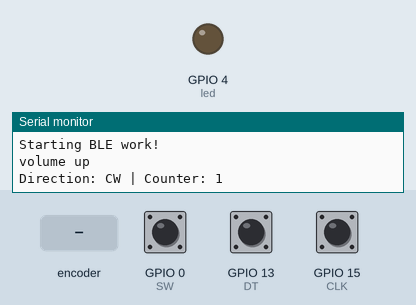
Simulated run of this sketch. Board: ESP32. Parts: output pins drawn as LEDs (lit = HIGH), the last lines printed to the serial monitor. Dashed ring = blinking. The inputs (shaded band) are chosen by the test bench; at power-on: GPIO 0 (SW) HIGH, GPIO 13 (DT) HIGH, GPIO 15 (CLK) HIGH. USB keyboard and mouse output is not drawn.

Above: at 1.2 s.
1.3 s: rotary encoder on GPIO 15 (CLK) / GPIO 13 (DT) turned 3 steps (first pin leading)
At 1.56 s:
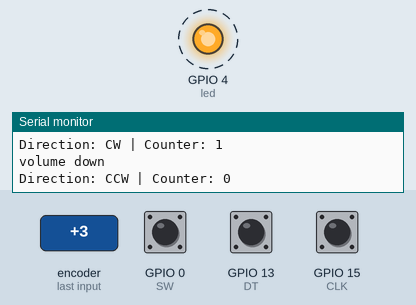
3.4 s: GPIO 0 (SW) pulled LOW for 0.15 s
At 4.5 s:
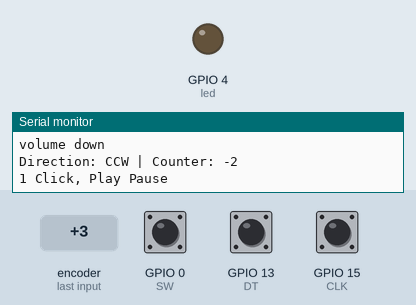
5.5 s: GPIO 0 (SW) pulsed LOW 2 times (0.12 s each, 0.3 s apart)
At 7.0 s:
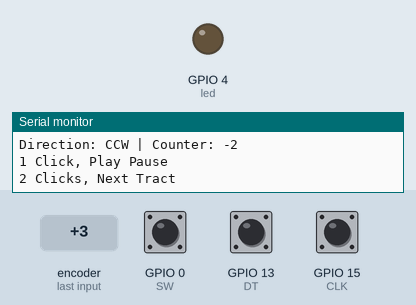
Timing chart, 0 to 8.5 s (numbered marks = the images above; inputs shaded):
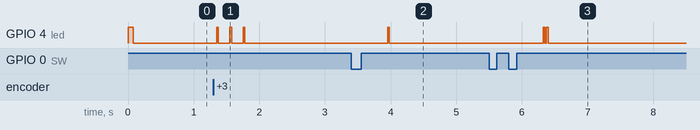

Measured:
- after the input at 1.3 s, GPIO 4 (led): alternates HIGH for 0.03 s and LOW for 0.18 s, 6 changes in all, then stays LOW, starting after 0.05 s
- after the input at 3.4 s, GPIO 4 (led): LOW → HIGH after 0.55 s, → LOW 0.03 s later
- after the input at 5.5 s, GPIO 4 (led): alternates HIGH for 0.03 s and LOW for 0.03 s, 4 changes in all, then stays LOW, starting after 0.82 s

The sketch:

bluetooth_media_control_with_rotary.ino
```cpp
#include <BleKeyboard.h>
#include "ClickButton.h"

#define CLK 15
#define DT 13
#define SW 0
#define btn 2
#define led 4

int counter = 0;
int currentStateCLK;
int lastStateCLK;
String currentDir = "";
unsigned long lastButtonPress = 0;

BleKeyboard bleKeyboard("Shifter Pro", "Kaname", 69);
ClickButton rotaryBtn(SW, LOW, CLICKBTN_PULLUP);

void setup() {
  Serial.begin(115200);
  pinMode(CLK, INPUT);
  pinMode(DT, INPUT);
  pinMode(SW, INPUT_PULLUP);
  pinMode(led, OUTPUT);
  //  pinMode(btn, INPUT_PULLUP);
  //  lastStateCLK = digitalRead(CLK);
  rotaryBtn.debounceTime   = 20;
  rotaryBtn.multiclickTime = 400;
  rotaryBtn.longClickTime  = 1000;
  Serial.println("Starting BLE work!");
  digitalWrite(led, HIGH);
  delay(50);
  digitalWrite(led, LOW);
  bleKeyboard.begin();
}

void loop() {

  if (bleKeyboard.isConnected()) {
    rotaryBtn.Update();
    rotaryEncoder(1);
  }
}

void rotaryEncoder(int debugEn) {
  currentStateCLK = digitalRead(CLK);
  if (currentStateCLK != lastStateCLK  && currentStateCLK == 1) {
    if (digitalRead(DT) != currentStateCLK) {
      bleKeyboard.write(KEY_MEDIA_VOLUME_DOWN);
      blinkOnce();
      Serial.println("volume down");
      counter --;
      currentDir = "CCW";

    } else {
      bleKeyboard.write(KEY_MEDIA_VOLUME_UP);
      blinkOnce();
      Serial.println("volume up");
      counter ++;
      currentDir = "CW";
    }
    if (debugEn == 1) {
      Serial.print("Direction: ");
      Serial.print(currentDir);
      Serial.print(" | Counter: ");
      Serial.println(counter);
    }
  }
  lastStateCLK = currentStateCLK;

  if (rotaryBtn.clicks != 0) {
    if (rotaryBtn.clicks == 1) {
      bleKeyboard.write(KEY_MEDIA_PLAY_PAUSE);
      blinkOnce();
      Serial.println("1 Click, Play Pause");
    }
    if (rotaryBtn.clicks == 2) {
      bleKeyboard.write(KEY_MEDIA_NEXT_TRACK);
      blinkOnce();
      blinkOnce();
      Serial.println("2 Clicks, Next Tract");
    }
    if (rotaryBtn.clicks == 3) {
      bleKeyboard.write(KEY_MEDIA_PREVIOUS_TRACK);
      blinkOnce();
      blinkOnce();
      blinkOnce();
      Serial.println("3 Clicks, Previous Track");
    }
  }
  delay(1);
}

void blinkOnce(){
  digitalWrite(led, HIGH);
  delay(25);
  digitalWrite(led, LOW);
  delay(25);
}
```
